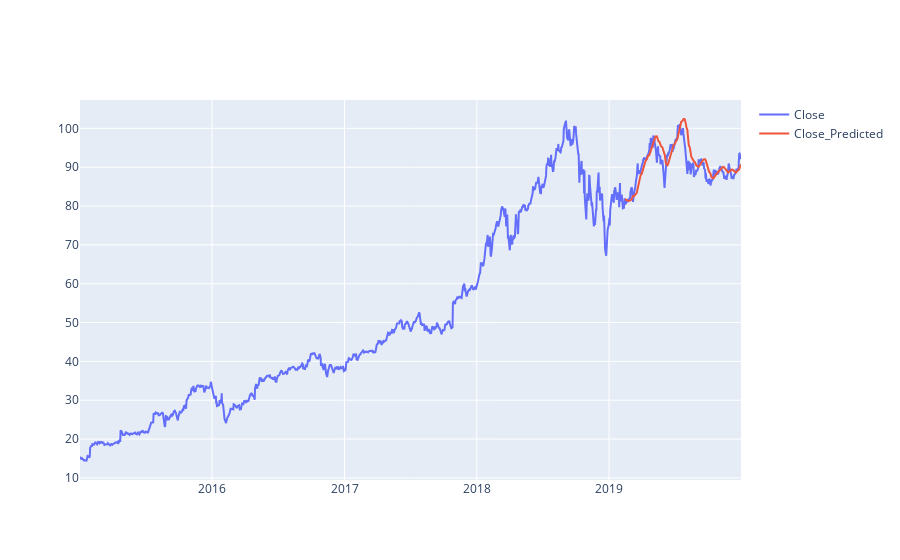

The notebook cell saved with this chart:
### Code cell
# Ploting the predicted 'Close' Stock Price with Original 'Close' Stock Price
# 
import plotly.graph_objs as go

fig2=go.Figure(data=[go.Scatter(name = 'Close',x= dfs['Date'],y= dfs['Close']),
                   go.Scatter(name = 'Close_Predicted',x= df_forecast['Date'],y= df_forecast['Close'])])
fig2.show()

### Figure 1 — Plotly figure (JSON) as saved in the notebook; plotly's stock layout.template omitted (floating-point values rounded to 4 significant figures; data arrays with more than 128 entries replaced by an {"elided": "..."} marker saying what was removed)
{"data": [{"name": "Close", "type": "scatter", "x": {"elided": "1258 str values"}, "y": {"elided": "1258 float values"}}, {"name": "Close_Predicted", "type": "scatter", "x": {"elided": "222 str values"}, "y": {"elided": "222 float values"}}], "layout": {}}
